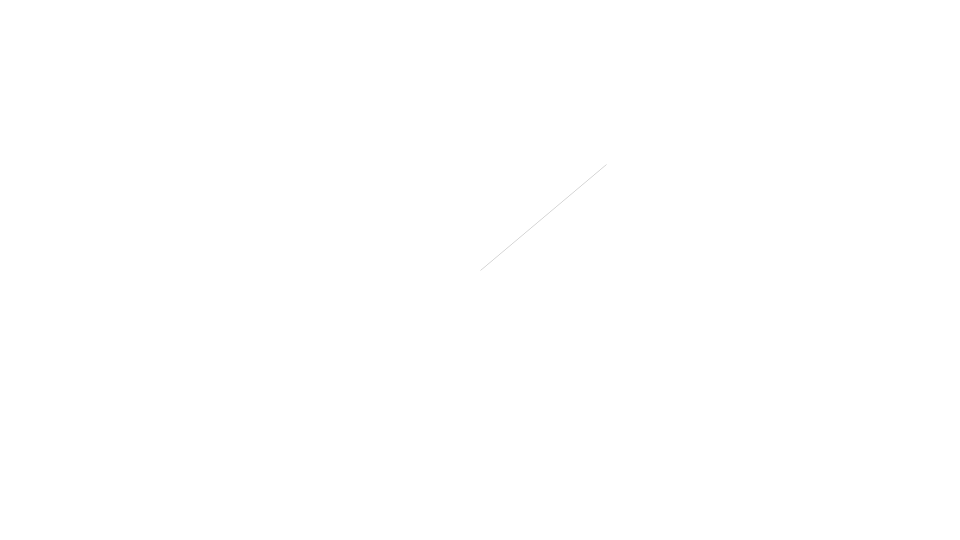
Frame 1 (no input)
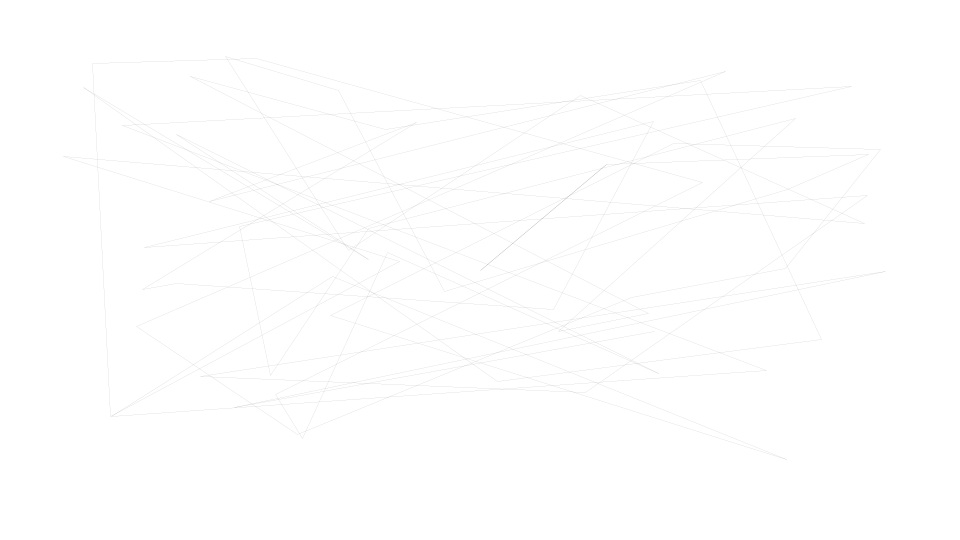
Frame 60 (the mouse pressed at the canvas centre just before this capture)
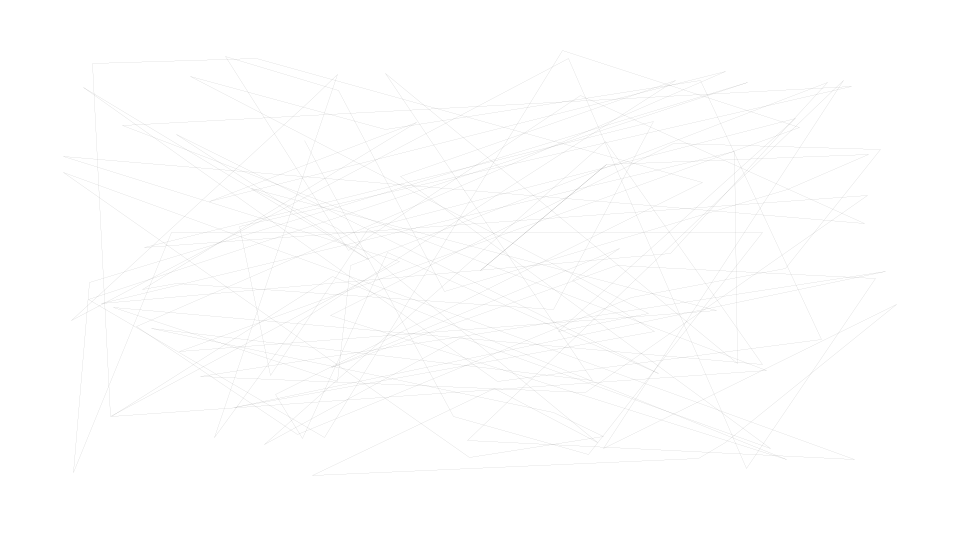
Frame 120 (the mouse held since frame 60 and released just before this capture)

The Processing sketch that drew these frames (run headless with seeded random() and noise(); from frame 60 on, the mouse is pressed at the canvas centre):

// Processing sketch: Sol_Lewitt
// ── Sol_Lewitt.pde
//declare
float xPos, yPos, xPPos, yPPos;
color  mainColor;
color  strokeColor;
 
void setup()
{
  size(960,540);
  background(255);
  stroke(0,0,0);
  strokeWeight(0.1);
  smooth();
  frameRate(5);

   
  mainColor = color(0,0,0);
  strokeColor = color(0,0,0);
   
  xPPos = width/2;
  yPPos = height/2;
}
 
void draw()
{
  //use
  xPos = random(50,width-50);
  yPos = random(50,height-50);
   
  line(xPos,yPos,xPPos,yPPos);
  noStroke();
  stroke(strokeColor,100);
  xPPos = xPos;
  yPPos = yPos;
  if(frameCount%8==0)
  
  //original photo: https://www.magasin3.com/wp-content/uploads/2014/08/multimedia-17060-img.jpg
  {
     
  }
   
 
}
